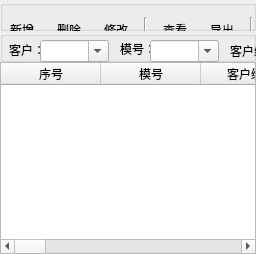
      <widget class="QWidget" name="xiangmuxinxi">
       <attribute name="title">
        <string>项目信息</string>
       </attribute>
       <layout class="QGridLayout" name="gridLayout_8">
        <property name="leftMargin">
         <number>0</number>
        </property>
        <property name="topMargin">
         <number>0</number>
        </property>
        <property name="rightMargin">
         <number>0</number>
        </property>
        <property name="bottomMargin">
         <number>0</number>
        </property>
        <property name="spacing">
         <number>0</number>
        </property>
        <item row="3" column="0">
         <widget class="QTableWidget" name="tableWidget_2">
          <property name="sizePolicy">
           <sizepolicy hsizetype="Preferred" vsizetype="Preferred">
            <horstretch>0</horstretch>
            <verstretch>0</verstretch>
           </sizepolicy>
          </property>
          <property name="autoScroll">
           <bool>true</bool>
          </property>
          <column>
           <property name="text">
            <string>序号</string>
           </property>
          </column>
          <column>
           <property name="text">
            <string>模号</string>
           </property>
          </column>
          <column>
           <property name="text">
            <string>客户编号</string>
           </property>
          </column>
          <column>
           <property name="text">
            <string>模具等级</string>
           </property>
          </column>
          <column>
           <property name="text">
            <string>业务担当</string>
           </property>
          </column>
          <column>
           <property name="text">
            <string>项目担当</string>
           </property>
          </column>
          <column>
           <property name="text">
            <string>设计担当</string>
           </property>
          </column>
          <column>
           <property name="text">
            <string>钳工担当</string>
           </property>
          </column>
          <column>
           <property name="text">
            <string>钳工组别</string>
           </property>
          </column>
          <column>
           <property name="text">
            <string>下单日期</string>
           </property>
          </column>
          <column>
           <property name="text">
            <string>首样日期</string>
           </property>
          </column>
          <column>
           <property name="text">
            <string>要求移模日期</string>
           </property>
          </column>
          <column>
           <property name="text">
            <string>实际移模日期</string>
           </property>
          </column>
          <column>
           <property name="text">
            <string>合格/特采</string>
           </property>
          </column>
          <column>
           <property name="text">
            <string>备注</string>
           </property>
          </column>
         </widget>
        </item>
        <item row="0" column="0">
         <widget class="QGroupBox" name="groupBox_4">
          <property name="maximumSize">
           <size>
            <width>16777215</width>
            <height>60</height>
           </size>
          </property>
          <property name="title">
           <string/>
          </property>
          <widget class="QWidget" name="layoutWidget_2">
           <property name="geometry">
            <rect>
             <x>0</x>
             <y>0</y>
             <width>390</width>
             <height>60</height>
            </rect>
           </property>
           <layout class="QGridLayout" name="gridLayout_7">
            <item row="0" column="9">
             <widget class="QToolButton" name="toolButton_7">
              <property name="text">
               <string>退出</string>
              </property>
              <property name="icon">
               <iconset>
                <normaloff>ICO/png/1110305.png</normaloff>ICO/png/1110305.png</iconset>
              </property>
              <property name="iconSize">
               <size>
                <width>36</width>
                <height>36</height>
               </size>
              </property>
              <property name="toolButtonStyle">
               <enum>Qt::ToolButtonTextUnderIcon</enum>
              </property>
              <property name="autoRaise">
               <bool>true</bool>
              </property>
             </widget>
            </item>
            <item row="0" column="7">
             <widget class="QToolButton" name="toolButton_9">
              <property name="text">
               <string>流程跳转</string>
              </property>
              <property name="icon">
               <iconset>
                <normaloff>ICO/png/1081628.png</normaloff>ICO/png/1081628.png</iconset>
              </property>
              <property name="iconSize">
               <size>
                <width>36</width>
                <height>36</height>
               </size>
              </property>
              <property name="toolButtonStyle">
               <enum>Qt::ToolButtonTextUnderIcon</enum>
              </property>
              <property name="autoRaise">
               <bool>true</bool>
              </property>
             </widget>
            </item>
            <item row="0" column="3">
             <widget class="Line" name="line_4">
              <property name="orientation">
               <enum>Qt::Vertical</enum>
              </property>
             </widget>
            </item>
            <item row="0" column="5">
             <widget class="QToolButton" name="toolButton_10">
              <property name="text">
               <string>导出</string>
              </property>
              <property name="icon">
               <iconset>
                <normaloff>ICO/png/1081656.png</normaloff>ICO/png/1081656.png</iconset>
              </property>
              <property name="iconSize">
               <size>
                <width>36</width>
                <height>36</height>
               </size>
              </property>
              <property name="toolButtonStyle">
               <enum>Qt::ToolButtonTextUnderIcon</enum>
              </property>
              <property name="autoRaise">
               <bool>true</bool>
              </property>
             </widget>
            </item>
            <item row="0" column="0">
             <widget class="QToolButton" name="toolButton_11">
              <property name="text">
               <string>新增</string>
              </property>
              <property name="icon">
               <iconset>
                <normaloff>ICO/png/1081676.png</normaloff>ICO/png/1081676.png</iconset>
              </property>
              <property name="iconSize">
               <size>
                <width>36</width>
                <height>36</height>
               </size>
              </property>
              <property name="toolButtonStyle">
               <enum>Qt::ToolButtonTextUnderIcon</enum>
              </property>
              <property name="autoRaise">
               <bool>true</bool>
              </property>
             </widget>
            </item>
            <item row="0" column="1">
             <widget class="QToolButton" name="toolButton_12">
              <property name="text">
               <string>删除</string>
              </property>
              <property name="icon">
               <iconset>
                <normaloff>ICO/png/1081640.png</normaloff>ICO/png/1081640.png</iconset>
              </property>
              <property name="iconSize">
               <size>
                <width>36</width>
                <height>36</height>
               </size>
              </property>
              <property name="toolButtonStyle">
               <enum>Qt::ToolButtonTextUnderIcon</enum>
              </property>
              <property name="autoRaise">
               <bool>true</bool>
              </property>
             </widget>
            </item>
            <item row="0" column="6">
             <widget class="Line" name="line_5">
              <property name="orientation">
               <enum>Qt::Vertical</enum>
              </property>
             </widget>
            </item>
            <item row="0" column="4">
             <widget class="QToolButton" name="toolButton_13">
              <property name="text">
               <string>查看</string>
              </property>
              <property name="icon">
               <iconset>
                <normaloff>ICO/png/1081662.png</normaloff>ICO/png/1081662.png</iconset>
              </property>
              <property name="iconSize">
               <size>
                <width>36</width>
                <height>36</height>
               </size>
              </property>
              <property name="toolButtonStyle">
               <enum>Qt::ToolButtonTextUnderIcon</enum>
              </property>
              <property name="autoRaise">
               <bool>true</bool>
              </property>
             </widget>
            </item>
            <item row="0" column="2">
             <widget class="QToolButton" name="toolButton_14">
              <property name="text">
               <string>修改</string>
              </property>
              <property name="icon">
               <iconset>
                <normaloff>ICO/png/1073170.png</normaloff>ICO/png/1073170.png</iconset>
              </property>
              <property name="iconSize">
               <size>
                <width>36</width>
                <height>36</height>
               </size>
              </property>
              <property name="toolButtonStyle">
               <enum>Qt::ToolButtonTextUnderIcon</enum>
              </property>
              <property name="autoRaise">
               <bool>true</bool>
              </property>
             </widget>
            </item>
            <item row="0" column="8">
             <widget class="Line" name="line_6">
              <property name="orientation">
               <enum>Qt::Vertical</enum>
              </property>
             </widget>
            </item>
           </layout>
          </widget>
         </widget>
        </item>
        <item row="1" column="0">
         <widget class="QGroupBox" name="groupBox_3">
          <property name="maximumSize">
           <size>
            <width>16777215</width>
            <height>40</height>
           </size>
          </property>
          <property name="title">
           <string/>
          </property>
          <widget class="QPushButton" name="chaxun_2">
           <property name="enabled">
            <bool>true</bool>
           </property>
           <property name="geometry">
            <rect>
             <x>1090</x>
             <y>10</y>
             <width>75</width>
             <height>23</height>
            </rect>
           </property>
           <property name="text">
            <string>查询</string>
           </property>
          </widget>
          <widget class="QLabel" name="label_12">
           <property name="geometry">
            <rect>
             <x>755</x>
             <y>12</y>
             <width>31</width>
             <height>16</height>
            </rect>
           </property>
           <property name="maximumSize">
            <size>
             <width>36</width>
             <height>16</height>
            </size>
           </property>
           <property name="text">
            <string>日期：</string>
           </property>
          </widget>
          <widget class="QDateEdit" name="dateEdit_3">
           <property name="geometry">
            <rect>
             <x>897</x>
             <y>11</y>
             <width>88</width>
             <height>20</height>
            </rect>
           </property>
           <property name="minimumSize">
            <size>
             <width>88</width>
             <height>20</height>
            </size>
           </property>
           <property name="maximumSize">
            <size>
             <width>88</width>
             <height>20</height>
            </size>
           </property>
           <property name="calendarPopup">
            <bool>true</bool>
           </property>
          </widget>
          <widget class="QLabel" name="label_14">
           <property name="geometry">
            <rect>
             <x>9</x>
             <y>11</y>
             <width>31</width>
             <height>16</height>
            </rect>
           </property>
           <property name="maximumSize">
            <size>
             <width>36</width>
             <height>16</height>
            </size>
           </property>
           <property name="styleSheet">
            <string notr="true"/>
           </property>
           <property name="text">
            <string>客户：</string>
           </property>
          </widget>
          <widget class="QLabel" name="label_15">
           <property name="geometry">
            <rect>
             <x>120</x>
             <y>10</y>
             <width>31</width>
             <height>16</height>
            </rect>
           </property>
           <property name="maximumSize">
            <size>
             <width>36</width>
             <height>16</height>
            </size>
           </property>
           <property name="text">
            <string>模号：</string>
           </property>
          </widget>
          <widget class="QLabel" name="label_17">
           <property name="geometry">
            <rect>
             <x>880</x>
             <y>11</y>
             <width>16</width>
             <height>16</height>
            </rect>
           </property>
           <property name="text">
            <string>至</string>
           </property>
          </widget>
          <widget class="QDateEdit" name="dateEdit_4">
           <property name="geometry">
            <rect>
             <x>787</x>
             <y>11</y>
             <width>88</width>
             <height>20</height>
            </rect>
           </property>
           <property name="minimumSize">
            <size>
             <width>88</width>
             <height>20</height>
            </size>
           </property>
           <property name="maximumSize">
            <size>
             <width>88</width>
             <height>20</height>
            </size>
           </property>
           <property name="calendarPopup">
            <bool>true</bool>
           </property>
          </widget>
          <widget class="QLabel" name="label_18">
           <property name="geometry">
            <rect>
             <x>610</x>
             <y>10</y>
             <width>60</width>
             <height>20</height>
            </rect>
           </property>
           <property name="maximumSize">
            <size>
             <width>60</width>
             <height>20</height>
            </size>
           </property>
           <property name="text">
            <string>筛选方式：</string>
           </property>
          </widget>
          <widget class="QComboBox" name="comboBox_2">
           <property name="geometry">
            <rect>
             <x>460</x>
             <y>9</y>
             <width>51</width>
             <height>22</height>
            </rect>
           </property>
           <item>
            <property name="text">
             <string>业务</string>
            </property>
           </item>
           <item>
            <property name="text">
             <string>项目</string>
            </property>
           </item>
           <item>
            <property name="text">
             <string>设计</string>
            </property>
           </item>
           <item>
            <property name="text">
             <string>钳工</string>
            </property>
           </item>
          </widget>
          <widget class="QComboBox" name="comboBox_3">
           <property name="geometry">
            <rect>
             <x>40</x>
             <y>9</y>
             <width>69</width>
             <height>22</height>
            </rect>
           </property>
           <property name="editable">
            <bool>true</bool>
           </property>
          </widget>
          <widget class="QComboBox" name="comboBox_4">
           <property name="geometry">
            <rect>
             <x>150</x>
             <y>9</y>
             <width>69</width>
             <height>22</height>
            </rect>
           </property>
           <property name="editable">
            <bool>true</bool>
           </property>
          </widget>
          <widget class="QComboBox" name="comboBox_5">
           <property name="geometry">
            <rect>
             <x>290</x>
             <y>9</y>
             <width>111</width>
             <height>22</height>
            </rect>
           </property>
           <property name="editable">
            <bool>true</bool>
           </property>
          </widget>
          <widget class="QLabel" name="label_19">
           <property name="geometry">
            <rect>
             <x>230</x>
             <y>10</y>
             <width>61</width>
             <height>20</height>
            </rect>
           </property>
           <property name="text">
            <string>客户编号：</string>
           </property>
          </widget>
          <widget class="QLabel" name="label_20">
           <property name="geometry">
            <rect>
             <x>420</x>
             <y>10</y>
             <width>51</width>
             <height>20</height>
            </rect>
           </property>
           <property name="maximumSize">
            <size>
             <width>60</width>
             <height>20</height>
            </size>
           </property>
           <property name="text">
            <string>担当人：</string>
           </property>
          </widget>
          <widget class="QComboBox" name="comboBox_6">
           <property name="geometry">
            <rect>
             <x>510</x>
             <y>9</y>
             <width>81</width>
             <height>22</height>
            </rect>
           </property>
           <property name="editable">
            <bool>true</bool>
           </property>
          </widget>
          <widget class="QComboBox" name="comboBox_7">
           <property name="geometry">
            <rect>
             <x>670</x>
             <y>10</y>
             <width>51</width>
             <height>22</height>
            </rect>
           </property>
           <item>
            <property name="text">
             <string>下单</string>
            </property>
           </item>
           <item>
            <property name="text">
             <string>首样</string>
            </property>
           </item>
           <item>
            <property name="text">
             <string>移模</string>
            </property>
           </item>
          </widget>
          <widget class="QCheckBox" name="checkBox_3">
           <property name="geometry">
            <rect>
             <x>990</x>
             <y>2</y>
             <width>89</width>
             <height>16</height>
            </rect>
           </property>
           <property name="text">
            <string>包括移模项目</string>
           </property>
          </widget>
          <widget class="QCheckBox" name="checkBox_4">
           <property name="geometry">
            <rect>
             <x>990</x>
             <y>20</y>
             <width>89</width>
             <height>16</height>
            </rect>
           </property>
           <property name="text">
            <string>包括历史记录</string>
           </property>
          </widget>
         </widget>
        </item>
       </layout>
      </widget>
